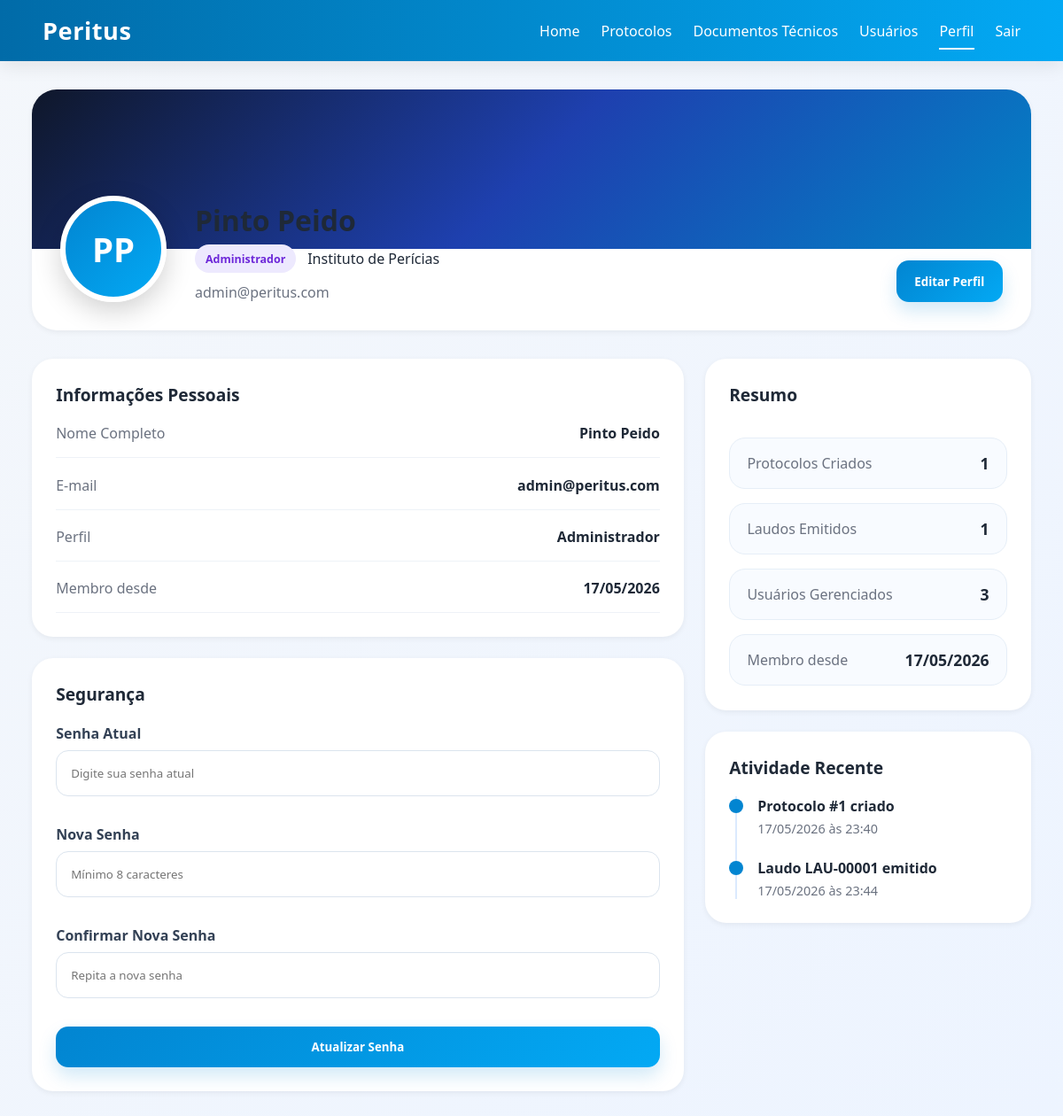
/perfil/ (signed in), run on the app's committed database.
### usuarios/models.py (models this page shows, shortened)
class Usuario(AbstractUser):
    class Perfil(models.TextChoices):
        ADMINISTRADOR = 'ADM', 'Administrador'
        PERITO        = 'PER', 'Perito'
        SOLICITANTE   = 'SOL', 'Solicitante'
    email = models.EmailField(unique=True)
    perfil = models.CharField(
        max_length=3,
        choices=Perfil.choices,
        default=Perfil.SOLICITANTE,
    )
    USERNAME_FIELD  = 'email'
    REQUIRED_FIELDS = ['username']

### protocolos/models.py (models this page shows, shortened)
class Protocolo(models.Model):
    class Status(models.TextChoices):
        ABERTO     = 'ABT', 'Aberto'
        EM_TRAMITE = 'TRM', 'Em Trâmite'
        FINALIZADO = 'FIN', 'Finalizado'
    class Prioridade(models.TextChoices):
        NORMAL       = 'NOR', 'Normal'
        URGENTE      = 'URG', 'Urgente'
        MUITO_URGENTE = 'MUR', 'Muito Urgente'
    prioridade = models.CharField(
        max_length=3,
        choices=Prioridade.choices,
        default=Prioridade.NORMAL,
    )
    obs = models.TextField(blank=True, default='')
    titulo      = models.CharField(max_length=200)
    descricao   = models.TextField()
    status      = models.CharField(
        max_length=3,
        choices=Status.choices,
        default=Status.EM_TRAMITE,
    )
    solicitante = models.ForeignKey(
        settings.AUTH_USER_MODEL,
        on_delete=models.PROTECT,
        related_name='protocolos_solicitados',
    )
    perito = models.ForeignKey(
        settings.AUTH_USER_MODEL,
        on_delete=models.SET_NULL,
        null=True,
        blank=True,
        related_name='protocolos_atribuidos',
    )
    criado_em   = models.DateTimeField(auto_now_add=True)
    atualizado_em = models.DateTimeField(auto_now=True)

### documentos/models.py (models this page shows, shortened)
class Laudo(models.Model):
    protocolo   = models.OneToOneField(
        Protocolo,
        on_delete=models.PROTECT,
        related_name='laudo',
    )
    perito      = models.ForeignKey(
        settings.AUTH_USER_MODEL,
        on_delete=models.PROTECT,
        related_name='laudos_gerados',
    )
    conteudo    = models.TextField()
    arquivo     = models.FileField(
        upload_to='laudos/',
        null=True,
        blank=True,
    )
    gerado_em   = models.DateTimeField(auto_now_add=True)

### usuarios/views.py (the view)
# urls.py: path('perfil/',                     u.perfil_view,          name='perfil'),
@login_required
def perfil_view(request):
    from protocolos.models import Protocolo
    from documentos.models import Laudo
    context = {
        'total_protocolos':    Protocolo.objects.filter(solicitante=request.user).count(),
        'total_laudos':        Laudo.objects.filter(perito=request.user).count(),
        'total_usuarios':      Usuario.objects.count(),
        'protocolos_recentes': Protocolo.objects.filter(
            solicitante=request.user).order_by('-criado_em')[:3],
        'laudos_recentes':     Laudo.objects.filter(
            perito=request.user).order_by('-gerado_em')[:3],
    }
    return render(request, 'perfil.html', context)

### templates/perfil.html (shortened to what this page needs)
{% load static %}
<!DOCTYPE html>
<html lang="pt-BR">
<head>
    <link rel="stylesheet" href="{% static 'home.css' %}">
    <link rel="stylesheet" href="{% static 'dashboard.css' %}">
    <link rel="stylesheet" href="{% static 'form.css' %}">
    <link rel="stylesheet" href="{% static 'perfil.css' %}">
</head>
<body>
    <header>
        <div class="logo">Peritus</div>
        <nav>
            <a href="{% url 'home' %}">Home</a>
            <a href="{% url 'protocolos' %}">Protocolos</a>
            <a href="{% url 'documentos' %}">Documentos Técnicos</a>
            <a href="{% url 'usuarios' %}">Usuários</a>
            <a href="{% url 'perfil' %}" class="active">Perfil</a>
            <a href="{% url 'logout' %}">Sair</a>
        </nav>
    </header>
    <main class="dashboard">
        <div class="perfil-header">
            <div class="perfil-capa"></div>
            <div class="perfil-info">
                <div class="perfil-avatar">
                    {{ request.user.first_name|slice:":1"|upper }}{{ request.user.last_name|slice:":1"|upper }}
                </div>
                <div class="perfil-dados">
                    <h1>{{ request.user.get_full_name|default:request.user.email }}</h1>
                    <div class="perfil-meta">
                        {% if request.user.perfil == 'ADM' %}<span class="badge badge-admin">Administrador</span>
                        {% elif request.user.perfil == 'PER' %}<span class="badge badge-perito">Perito</span>
                        {% else %}<span class="badge badge-solicitante">Solicitante</span>
                        {% endif %}
                        <span>Instituto de Perícias</span>
                    </div>
                    <p class="perfil-email">{{ request.user.email }}</p>
                </div>
                <button class="btn-primary" onclick="abrirModal('modalPerfil')">Editar Perfil</button>
            </div>
        </div>
        <section class="perfil-grid">
            <div class="perfil-left">
                <div class="perfil-card">
                    <div class="section-header"><h2>Informações Pessoais</h2></div>
                    <div class="info-list">
                        <div class="info-item">
                            <span class="info-label">Nome Completo</span>
                            <span class="info-value">{{ request.user.get_full_name|default:"—" }}</span>
                        </div>
                        <div class="info-item">
                            <span class="info-label">E-mail</span>
                            <span class="info-value">{{ request.user.email }}</span>
                        </div>
                        <div class="info-item">
                            <span class="info-label">Perfil</span>
                            <span class="info-value">{{ request.user.get_perfil_display }}</span>
                        </div>
                        <div class="info-item">
                            <span class="info-label">Membro desde</span>
                            <span class="info-value">{{ request.user.date_joined|date:"d/m/Y" }}</span>
                        </div>
                    </div>
                </div>
                <div class="perfil-card">
                    <div class="section-header"><h2>Segurança</h2></div>
                    <form method="post" action="{% url 'alterarSenha' %}" class="form">
                        <div class="form-group">
                            <label>Senha Atual</label>
                            <input type="password" name="senha_atual" placeholder="Digite sua senha atual" required>
                        </div>
                        <div class="form-group">
                            <label>Nova Senha</label>
                            <input type="password" name="nova_senha" placeholder="Mínimo 8 caracteres" required>
                        </div>
                        <div class="form-group">
                            <label>Confirmar Nova Senha</label>
                            <input type="password" name="confirmar_senha" placeholder="Repita a nova senha" required>
                        </div>
                        <button type="submit" class="btn-primary">Atualizar Senha</button>
                    </form>
                </div>
            </div>
            <div class="perfil-right">
                <div class="perfil-card perfil-stats">
                    <div class="section-header"><h2>Resumo</h2></div>
                    <div class="perfil-stat">
                        <span>Protocolos Criados</span>
                        <strong>{{ total_protocolos }}</strong>
                    </div>
                    <div class="perfil-stat">
                        <span>Laudos Emitidos</span>
                        <strong>{{ total_laudos }}</strong>
                    </div>
                    {% if request.user.perfil == 'ADM' %}
                    <div class="perfil-stat">
                        <span>Usuários Gerenciados</span>
                        <strong>{{ total_usuarios }}</strong>
                    </div>
                    {% endif %}
                    <div class="perfil-stat">
                        <span>Membro desde</span>
                        <strong>{{ request.user.date_joined|date:"d/m/Y" }}</strong>
                    </div>
                </div>
                <div class="perfil-card">
                    <div class="section-header"><h2>Atividade Recente</h2></div>
                    <div class="timeline">
                        {% for p in protocolos_recentes %}
                        <div class="timeline-item">
                            <div class="timeline-dot"></div>
                            <div>
                                <strong>Protocolo #{{ p.pk }} criado</strong>
                                <p>{{ p.criado_em|date:"d/m/Y \à\s H:i" }}</p>
                            </div>
                        </div>
                        {% endfor %}
                        {% for l in laudos_recentes %}
                        <div class="timeline-item">
                            <div class="timeline-dot"></div>
                            <div>
                                <strong>Laudo LAU-{{ l.pk|stringformat:"05d" }} emitido</strong>
                                <p>{{ l.gerado_em|date:"d/m/Y \à\s H:i" }}</p>
                            </div>
                        </div>
                        {% endfor %}
                    </div>
                </div>
            </div>
        </section>
    </main>
</body>
</html>

### templates/styles/home.css (style rules this page uses)
:root { --primary: #0285d1; --primary-dark: #016ba8; --primary-light: #03a9f4; --bg: #f4f7fb; --surface: #ffffff; --surface-2: #f8fbff; --text: #1f2937; --text-light: #6b7280; --border: #dbe4ee; --success: #22c55e; --warning: #f59e0b; --danger: #ef4444; --purple: #7c3aed; --shadow-sm: 0 2px 6px rgba(0,0,0,.06); --shadow-md: 0 6px 20px rgba(0,0,0,.08); --radius: 16px; --transition: .25s ease; }
* { margin:0; padding:0; box-sizing:border-box; font-family:'Segoe UI', Tahoma, Geneva, Verdana, sans-serif; }
body { background: linear-gradient(to bottom right,#f4f7fb,#edf4ff); color: var(--text); min-height:100vh; }
header { width:100%; padding:1rem 4%; background: linear-gradient(90deg,var(--primary-dark),var(--primary-light)); display:flex; align-items:center; justify-content:space-between; position:sticky; top:0; z-index:1000; box-shadow: var(--shadow-md); }
.logo { font-size:1.7rem; font-weight:700; color:white; letter-spacing:.5px; }
nav { display:flex; align-items:center; gap:1.5rem; }
nav a { color:white; text-decoration:none; font-weight:500; padding:.4rem 0; position:relative; transition:var(--transition); }
nav a::after { content:''; position:absolute; bottom:-4px; left:0; width:0; height:2px; background:white; transition:var(--transition); }
nav a:hover::after, nav a.active::after { width:100%; }
.dashboard { width:min(1400px,94%); margin:2rem auto; }
.section-header { display:flex; justify-content:space-between; align-items:center; margin-bottom:1.2rem; }
.section-header h2 { font-size:1.2rem; }
.btn-primary, .btn-primary-sm, .btn-secondary-sm, .btn-danger-sm, .btn-cancel { border:none; outline:none; cursor:pointer; transition:var(--transition); text-decoration:none; display:inline-flex; align-items:center; justify-content:center; gap:.5rem; font-weight:600; }
.btn-primary { background:linear-gradient(135deg,var(--primary),var(--primary-light)); color:white; padding:.9rem 1.3rem; border-radius:14px; box-shadow:0 10px 20px rgba(2,133,209,.18); }
.badge { padding:.45rem .75rem; border-radius:999px; font-size:.78rem; font-weight:700; }
.badge-admin { background:#ede9fe; color:#6d28d9; }

### templates/styles/form.css (style rules this page uses)
.form { display:flex; flex-direction:column; gap:2rem; }
.form-group { display:flex; flex-direction:column; gap:.5rem; }
.form-group label { font-weight:600; color:#334155; }
.form-group input, .form-group select, .form-group textarea, .full-select { width:100%; padding:1rem; border-radius:14px; border:1px solid var(--border); background:white; outline:none; transition:var(--transition); resize:vertical; }

### data on the page
Usuario: user.first_name "P", user.last_name "P", user.get_full_name "Pinto Peido", user.email "admin@peritus.com", user.perfil "Administrador", user.date_joined "17/05/2026"
Protocolo: pk "1", criado_em "17/05/2026 às 23:40"
Laudo: pk "00001", gerado_em "17/05/2026 às 23:44"

### other printed values
{{ total_protocolos }} "1"
{{ total_laudos }} "1"
{{ total_usuarios }} "3"
